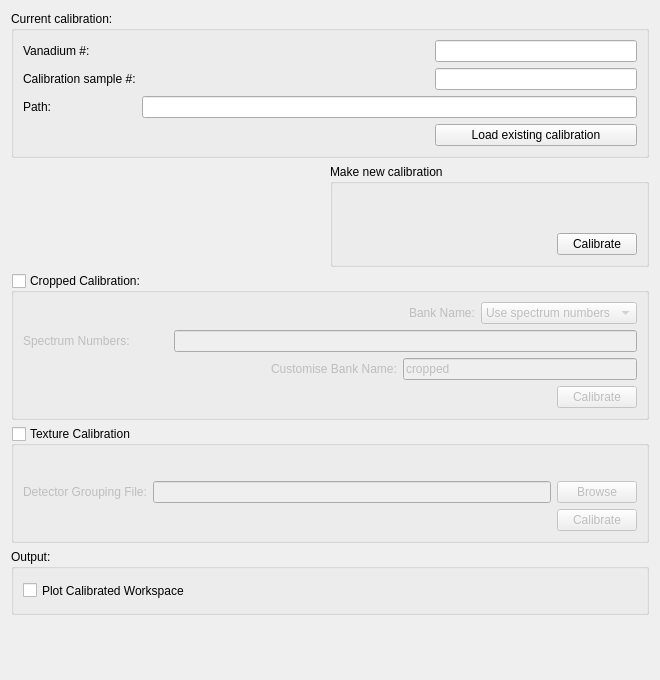
<?xml version="1.0" encoding="UTF-8"?>
<ui version="4.0">
 <class>EnggDiffractionQtTabCalib</class>
 <widget class="QWidget" name="EnggDiffractionQtTabCalib">
  <property name="geometry">
   <rect>
    <x>0</x>
    <y>0</y>
    <width>660</width>
    <height>680</height>
   </rect>
  </property>
  <property name="windowTitle">
   <string>Form</string>
  </property>
  <layout class="QGridLayout" name="gridLayout_5">
   <item row="0" column="0">
    <widget class="QGroupBox" name="groupBox_current_calib">
     <property name="title">
      <string>Current calibration:</string>
     </property>
     <layout class="QGridLayout" name="gridLayout_2">
      <item row="0" column="0">
       <widget class="QLabel" name="label_vanadium_num">
        <property name="text">
         <string>Vanadium #:</string>
        </property>
       </widget>
      </item>
      <item row="0" column="1">
       <spacer name="horizontalSpacer_2">
        <property name="orientation">
         <enum>Qt::Horizontal</enum>
        </property>
        <property name="sizeHint" stdset="0">
         <size>
          <width>238</width>
          <height>20</height>
         </size>
        </property>
       </spacer>
      </item>
      <item row="0" column="2">
       <widget class="QLineEdit" name="lineEdit_current_vanadium_num">
        <property name="text">
         <string/>
        </property>
        <property name="readOnly">
         <bool>true</bool>
        </property>
       </widget>
      </item>
      <item row="1" column="0">
       <widget class="QLabel" name="label_ceria_num">
        <property name="text">
         <string>Calibration sample #:</string>
        </property>
       </widget>
      </item>
      <item row="1" column="1">
       <spacer name="horizontalSpacer_3">
        <property name="orientation">
         <enum>Qt::Horizontal</enum>
        </property>
        <property name="sizeHint" stdset="0">
         <size>
          <width>192</width>
          <height>20</height>
         </size>
        </property>
       </spacer>
      </item>
      <item row="1" column="2">
       <widget class="QLineEdit" name="lineEdit_current_ceria_num">
        <property name="text">
         <string/>
        </property>
        <property name="readOnly">
         <bool>true</bool>
        </property>
       </widget>
      </item>
      <item row="2" column="0">
       <widget class="QLabel" name="label_current_calib_filename">
        <property name="text">
         <string>Path:</string>
        </property>
       </widget>
      </item>
      <item row="3" column="0" colspan="2">
       <spacer name="horizontalSpacer_4">
        <property name="orientation">
         <enum>Qt::Horizontal</enum>
        </property>
        <property name="sizeHint" stdset="0">
         <size>
          <width>406</width>
          <height>20</height>
         </size>
        </property>
       </spacer>
      </item>
      <item row="3" column="2">
       <widget class="QPushButton" name="pushButton_load_calib">
        <property name="text">
         <string>Load existing calibration</string>
        </property>
       </widget>
      </item>
      <item row="2" column="1" colspan="2">
       <widget class="QLineEdit" name="lineEdit_current_calib_filename">
        <property name="readOnly">
         <bool>true</bool>
        </property>
       </widget>
      </item>
     </layout>
    </widget>
   </item>
   <item row="1" column="0">
    <layout class="QHBoxLayout" name="horizontalLayout_4">
     <item>
      <spacer name="horizontalSpacer_6">
       <property name="orientation">
        <enum>Qt::Horizontal</enum>
       </property>
       <property name="sizeHint" stdset="0">
        <size>
         <width>288</width>
         <height>20</height>
        </size>
       </property>
      </spacer>
     </item>
     <item>
      <widget class="QGroupBox" name="groupBox_make_new_calib">
       <property name="title">
        <string>Make new calibration</string>
       </property>
       <property name="flat">
        <bool>false</bool>
       </property>
       <layout class="QGridLayout" name="gridLayout">
        <item row="0" column="0">
         <layout class="QHBoxLayout" name="horizontalLayout_2">
          <item>
           <widget class="QLabel" name="label_new_vanadium_num">
            <property name="text">
             <string/>
            </property>
           </widget>
          </item>
          <item>
           <widget class="MantidQt::MantidWidgets::MWRunFiles" name="MWRunFiles_new_vanadium_num" native="true">
            <property name="text" stdset="0">
             <string>236516</string>
            </property>
            <property name="label" stdset="0">
             <string>Vanadium #:</string>
            </property>
            <property name="multipleFiles" stdset="0">
             <bool>true</bool>
            </property>
           </widget>
          </item>
         </layout>
        </item>
        <item row="1" column="0">
         <layout class="QHBoxLayout" name="horizontalLayout">
          <item>
           <widget class="QLabel" name="label_new_ceria_num">
            <property name="text">
             <string/>
            </property>
           </widget>
          </item>
          <item>
           <widget class="MantidQt::MantidWidgets::MWRunFiles" name="MWRunFiles_new_ceria_num" native="true">
            <property name="text" stdset="0">
             <string>241391</string>
            </property>
            <property name="label" stdset="0">
             <string>Calibration sample #:</string>
            </property>
            <property name="multipleFiles" stdset="0">
             <bool>true</bool>
            </property>
           </widget>
          </item>
         </layout>
        </item>
        <item row="2" column="0">
         <layout class="QHBoxLayout" name="horizontalLayout_3">
          <item>
           <spacer name="horizontalSpacer">
            <property name="orientation">
             <enum>Qt::Horizontal</enum>
            </property>
            <property name="sizeHint" stdset="0">
             <size>
              <width>128</width>
              <height>20</height>
             </size>
            </property>
           </spacer>
          </item>
          <item>
           <widget class="QPushButton" name="pushButton_new_calib">
            <property name="text">
             <string>Calibrate</string>
            </property>
           </widget>
          </item>
         </layout>
        </item>
       </layout>
      </widget>
     </item>
    </layout>
   </item>
   <item row="2" column="0">
    <widget class="QGroupBox" name="groupBox_calib_cropped">
     <property name="enabled">
      <bool>true</bool>
     </property>
     <property name="title">
      <string>Cropped Calibration:</string>
     </property>
     <property name="checkable">
      <bool>true</bool>
     </property>
     <property name="checked">
      <bool>false</bool>
     </property>
     <layout class="QGridLayout" name="gridLayout_4">
      <item row="3" column="1">
       <widget class="QPushButton" name="pushButton_new_cropped_calib">
        <property name="enabled">
         <bool>true</bool>
        </property>
        <property name="text">
         <string>Calibrate</string>
        </property>
        <property name="autoDefault">
         <bool>false</bool>
        </property>
       </widget>
      </item>
      <item row="3" column="0">
       <spacer name="horizontalSpacer_19">
        <property name="orientation">
         <enum>Qt::Horizontal</enum>
        </property>
        <property name="sizeHint" stdset="0">
         <size>
          <width>473</width>
          <height>20</height>
         </size>
        </property>
       </spacer>
      </item>
      <item row="1" column="0" colspan="2">
       <layout class="QHBoxLayout" name="horizontalLayout_11">
        <item>
         <widget class="QLabel" name="label_cropped_spec_nos">
          <property name="enabled">
           <bool>false</bool>
          </property>
          <property name="text">
           <string>Spectrum Numbers:</string>
          </property>
         </widget>
        </item>
        <item>
         <spacer name="horizontalSpacer_8">
          <property name="orientation">
           <enum>Qt::Horizontal</enum>
          </property>
          <property name="sizeHint" stdset="0">
           <size>
            <width>38</width>
            <height>20</height>
           </size>
          </property>
         </spacer>
        </item>
        <item>
         <widget class="QLineEdit" name="lineEdit_cropped_spec_nos">
          <property name="sizePolicy">
           <sizepolicy hsizetype="Expanding" vsizetype="Fixed">
            <horstretch>1</horstretch>
            <verstretch>0</verstretch>
           </sizepolicy>
          </property>
         </widget>
        </item>
       </layout>
      </item>
      <item row="2" column="0" colspan="2">
       <layout class="QHBoxLayout" name="horizontalLayout_14">
        <item>
         <spacer name="horizontalSpacer_22">
          <property name="orientation">
           <enum>Qt::Horizontal</enum>
          </property>
          <property name="sizeHint" stdset="0">
           <size>
            <width>248</width>
            <height>20</height>
           </size>
          </property>
         </spacer>
        </item>
        <item>
         <widget class="QLabel" name="label_cropped_customise_bank">
          <property name="text">
           <string>Customise Bank Name:</string>
          </property>
         </widget>
        </item>
        <item>
         <widget class="QLineEdit" name="lineEdit_cropped_customise_bank_name">
          <property name="sizePolicy">
           <sizepolicy hsizetype="Preferred" vsizetype="Fixed">
            <horstretch>1</horstretch>
            <verstretch>0</verstretch>
           </sizepolicy>
          </property>
          <property name="text">
           <string>cropped</string>
          </property>
         </widget>
        </item>
       </layout>
      </item>
      <item row="0" column="0" colspan="2">
       <layout class="QHBoxLayout" name="horizontalLayout_10">
        <item>
         <spacer name="horizontalSpacer_15">
          <property name="orientation">
           <enum>Qt::Horizontal</enum>
          </property>
          <property name="sizeHint" stdset="0">
           <size>
            <width>38</width>
            <height>20</height>
           </size>
          </property>
         </spacer>
        </item>
        <item>
         <widget class="QLabel" name="label_calib_cropped_spec_ids">
          <property name="enabled">
           <bool>false</bool>
          </property>
          <property name="text">
           <string>Bank Name:</string>
          </property>
         </widget>
        </item>
        <item>
         <widget class="QComboBox" name="comboBox_calib_cropped_bank_name">
          <property name="enabled">
           <bool>false</bool>
          </property>
          <item>
           <property name="text">
            <string>Use spectrum numbers</string>
           </property>
          </item>
          <item>
           <property name="text">
            <string>Bank North - 1</string>
           </property>
          </item>
          <item>
           <property name="text">
            <string>Bank South - 2</string>
           </property>
          </item>
         </widget>
        </item>
       </layout>
      </item>
     </layout>
    </widget>
   </item>
   <item row="4" column="0">
    <widget class="QGroupBox" name="groupBox_output_calib">
     <property name="title">
      <string>Output:</string>
     </property>
     <layout class="QGridLayout" name="gridLayout_3">
      <item row="0" column="0">
       <widget class="QCheckBox" name="checkBox_PlotData_Calib">
        <property name="sizePolicy">
         <sizepolicy hsizetype="Minimum" vsizetype="Preferred">
          <horstretch>0</horstretch>
          <verstretch>0</verstretch>
         </sizepolicy>
        </property>
        <property name="minimumSize">
         <size>
          <width>0</width>
          <height>25</height>
         </size>
        </property>
        <property name="text">
         <string>Plot Calibrated Workspace</string>
        </property>
       </widget>
      </item>
     </layout>
    </widget>
   </item>
   <item row="5" column="0">
    <spacer name="verticalSpacer">
     <property name="orientation">
      <enum>Qt::Vertical</enum>
     </property>
     <property name="sizeHint" stdset="0">
      <size>
       <width>20</width>
       <height>248</height>
      </size>
     </property>
    </spacer>
   </item>
   <item row="3" column="0">
    <widget class="QGroupBox" name="groupBox">
     <property name="title">
      <string>Texture Calibration</string>
     </property>
     <property name="checkable">
      <bool>true</bool>
     </property>
     <property name="checked">
      <bool>false</bool>
     </property>
     <layout class="QGridLayout" name="gridLayout_6">
      <item row="0" column="0">
       <layout class="QHBoxLayout" name="horizontalLayout_texture">
        <item>
         <widget class="QLabel" name="label_texture_run_num">
          <property name="text">
           <string/>
          </property>
         </widget>
        </item>
        <item>
         <spacer name="horizontalSpacer_texture_2">
          <property name="orientation">
           <enum>Qt::Horizontal</enum>
          </property>
          <property name="sizeHint" stdset="0">
           <size>
            <width>98</width>
            <height>20</height>
           </size>
          </property>
         </spacer>
        </item>
        <item>
         <widget class="MantidQt::MantidWidgets::MWRunFiles" name="MWRunFiles_texture_run_num" native="true">
          <property name="text" stdset="0">
           <string/>
          </property>
          <property name="readOnly" stdset="0">
           <bool>false</bool>
          </property>
          <property name="label" stdset="0">
           <string>Run #:</string>
          </property>
          <property name="multipleFiles" stdset="0">
           <bool>true</bool>
          </property>
         </widget>
        </item>
       </layout>
      </item>
      <item row="1" column="0">
       <layout class="QHBoxLayout" name="horizontalLayout_texture_2">
        <item>
         <widget class="QLabel" name="label_texture_detector_grouping_file">
          <property name="text">
           <string>Detector Grouping File:</string>
          </property>
         </widget>
        </item>
        <item>
         <widget class="QLineEdit" name="lineEdit_texture_grouping_file">
          <property name="sizePolicy">
           <sizepolicy hsizetype="Expanding" vsizetype="Fixed">
            <horstretch>1</horstretch>
            <verstretch>0</verstretch>
           </sizepolicy>
          </property>
          <property name="readOnly">
           <bool>true</bool>
          </property>
         </widget>
        </item>
        <item>
         <widget class="QPushButton" name="pushButton_texture_browse_grouping_file">
          <property name="text">
           <string>Browse</string>
          </property>
         </widget>
        </item>
       </layout>
      </item>
      <item row="2" column="0">
       <layout class="QHBoxLayout" name="horizontalLayout_texture_3">
        <item>
         <spacer name="horizontalSpacer_texture_3">
          <property name="orientation">
           <enum>Qt::Horizontal</enum>
          </property>
          <property name="sizeHint" stdset="0">
           <size>
            <width>40</width>
            <height>20</height>
           </size>
          </property>
         </spacer>
        </item>
        <item>
         <widget class="QPushButton" name="pushButton_calibrate_texture">
          <property name="text">
           <string>Calibrate</string>
          </property>
         </widget>
        </item>
       </layout>
      </item>
     </layout>
    </widget>
   </item>
  </layout>
 </widget>
 <customwidgets>
  <customwidget>
   <class>MantidQt::MantidWidgets::MWRunFiles</class>
   <extends>QWidget</extends>
   <header>MantidQtMantidWidgets/MWRunFiles.h</header>
  </customwidget>
 </customwidgets>
 <resources/>
 <connections/>
</ui>
